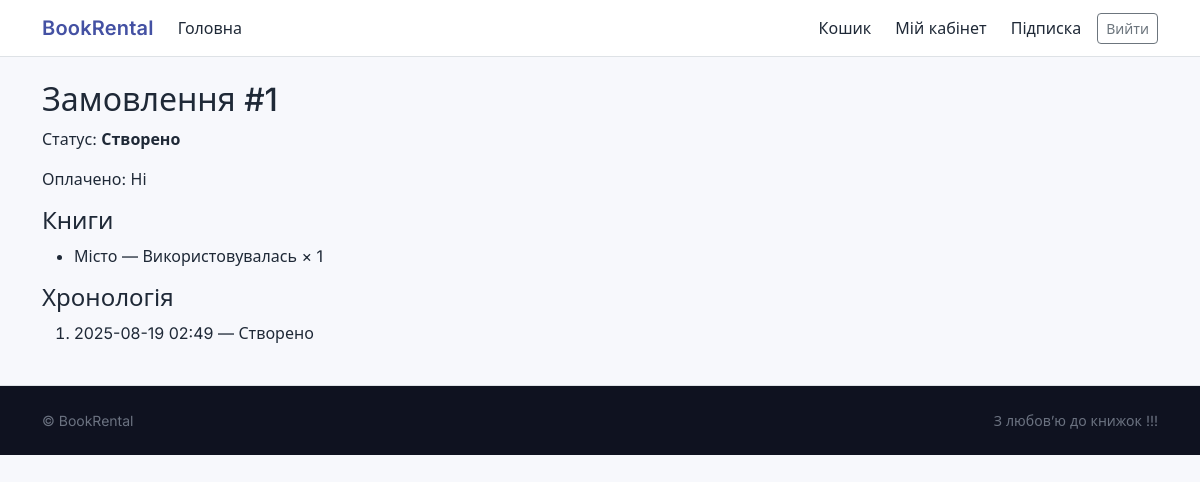
The page /orders/order/1/ (signed in) on the database its author committed.
### orders/models.py (models this page shows, shortened)
class Order(models.Model):
    user = models.ForeignKey(User, on_delete=models.CASCADE, related_name="orders")
    status = models.CharField(max_length=32, choices=OrderStatus.choices, default=OrderStatus.CREATED)
    paid = models.BooleanField(default=False)
    created_at = models.DateTimeField(auto_now_add=True)
    rental_until = models.DateField(null=True, blank=True)

class OrderItem(models.Model):
    order = models.ForeignKey(Order, on_delete=models.CASCADE, related_name="items")
    book = models.ForeignKey(Book, on_delete=models.PROTECT)
    condition = models.CharField(max_length=16, choices=BookCondition.choices)
    qty = models.PositiveIntegerField(default=1)

class OrderEvent(models.Model):
    order = models.ForeignKey(Order, on_delete=models.CASCADE, related_name="events")
    status = models.CharField(max_length=32, choices=OrderStatus.choices)
    created_at = models.DateTimeField(auto_now_add=True)
    note = models.CharField(max_length=200, blank=True)

### books/models.py (models this page shows, shortened)
class Book(models.Model):
    title = models.CharField(max_length=200, unique=True)
    slug = models.SlugField(max_length=220, unique=True, blank=True)
    author = models.CharField(max_length=160)
    description = models.TextField(blank=True)
    category = models.ForeignKey(Category, on_delete=models.SET_NULL, null=True, related_name="books")
    pages = models.PositiveIntegerField(validators=[MinValueValidator(1)])
    in_stock = models.BooleanField(default=True)
    cover = models.ImageField(upload_to="covers/", blank=True, null=True)
    cover_url = models.URLField(blank=True)
    class Meta:
        ordering = ["title"]

### orders/views.py (the view)
# urls.py: path("order/<int:order_id>/", order_detail, name="detail"),
@login_required
def order_detail(request, order_id):
    order = get_object_or_404(Order, id=order_id, user=request.user)
    return render(request, "orders/order_detail.html", {"order": order})

### templates/orders/order_detail.html (shortened to what this page needs)
{% extends "base.html" %}
{% block content %}
<h2>Замовлення #{{ order.id }}</h2>
<p>Статус: <strong>{{ order.get_status_display }}</strong></p>
<p>Оплачено: {% if order.paid %}Так{% else %}Ні{% endif %}</p>
<h4>Книги</h4>
<ul>
  {% for it in order.items.all %}
    <li>{{ it.book.title }} — {{ it.get_condition_display }} × {{ it.qty }}</li>
  {% endfor %}
</ul>
<h4>Хронологія</h4>
<ol>
  {% for e in order.events.all %}
    <li>{{ e.created_at|date:"Y-m-d H:i" }} — {{ e.get_status_display }}</li>
  {% empty %}
    <li>Подій поки нема.</li>
  {% endfor %}
</ol>
{% endblock %}

### static/css/site.css (style rules this page uses)
:root { --brand: #4451a3; --brand-700: #37448a; --accent: #ff7a3d; --success: #2eb67d; --warning: #f2b415; --danger: #e14c4c; --ink: #1f2937; --muted: #6b7280; --bg: #f7f8fc; --surface: #ffffff; --border: #e9edf3; --br-radius: 14px; }
* { box-sizing: border-box; }
html,body { height: 100%; }
body { font-family: "Inter", system-ui, -apple-system, "Segoe UI", Roboto, "Helvetica Neue", Arial, "Apple Color Emoji", "Segoe UI Emoji"; color: var(--ink); background: var(--bg); }

### rows shown on the page
Order: id "1", status "Створено"
OrderItem: book "Місто", condition "Використовувалась", qty "1"
OrderEvent: created_at "2025-08-19 02:49", status "Створено"
